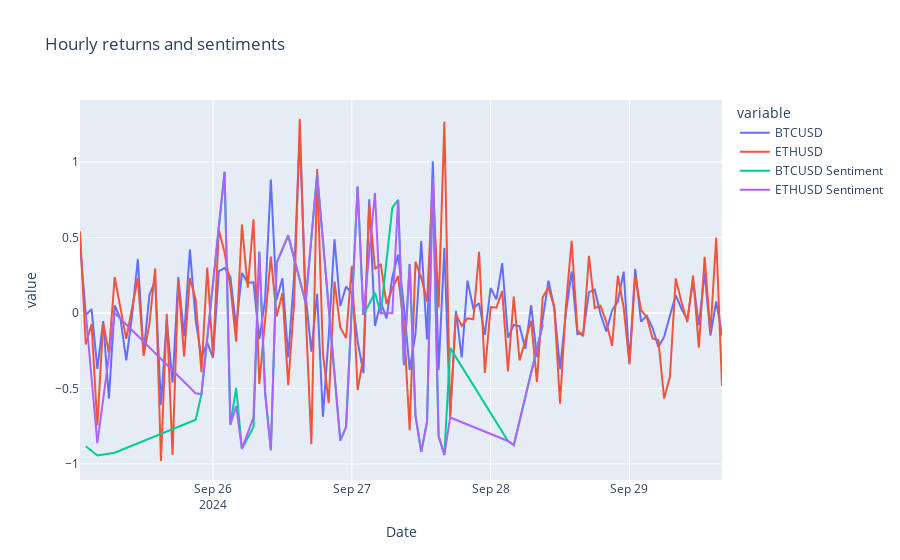

Notebook cell for this chart:
### Code cell
#plot the hourly returns and sentiments on the same graph
fig = px.line(hourly_returns*100, title='Hourly returns and sentiments')
fig.add_scatter(x=hourly_sentiments.index, y=hourly_sentiments['BTCUSD'], mode='lines', name='BTCUSD Sentiment')
fig.add_scatter(x=hourly_sentiments.index, y=hourly_sentiments['ETHUSD'], mode='lines', name='ETHUSD Sentiment')
fig.show()
